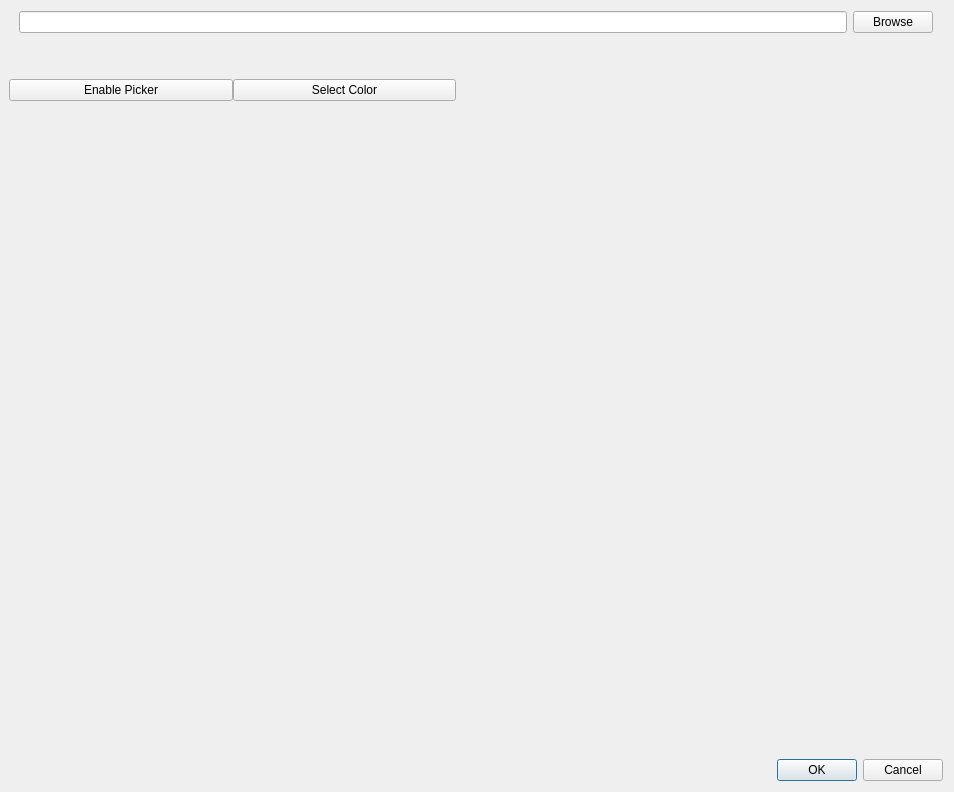
<?xml version="1.0" encoding="UTF-8"?>
<ui version="4.0">
 <class>NewProjectDialog</class>
 <widget class="QDialog" name="NewProjectDialog">
  <property name="windowModality">
   <enum>Qt::WindowModal</enum>
  </property>
  <property name="geometry">
   <rect>
    <x>0</x>
    <y>0</y>
    <width>954</width>
    <height>792</height>
   </rect>
  </property>
  <property name="sizePolicy">
   <sizepolicy hsizetype="Preferred" vsizetype="Preferred">
    <horstretch>0</horstretch>
    <verstretch>0</verstretch>
   </sizepolicy>
  </property>
  <property name="contextMenuPolicy">
   <enum>Qt::NoContextMenu</enum>
  </property>
  <property name="windowTitle">
   <string>New Project</string>
  </property>
  <property name="locale">
   <locale language="English" country="UnitedStates"/>
  </property>
  <property name="sizeGripEnabled">
   <bool>false</bool>
  </property>
  <property name="modal">
   <bool>true</bool>
  </property>
  <layout class="QVBoxLayout" name="verticalLayout" stretch="0,1,0">
   <property name="sizeConstraint">
    <enum>QLayout::SetDefaultConstraint</enum>
   </property>
   <property name="leftMargin">
    <number>9</number>
   </property>
   <item>
    <layout class="QHBoxLayout" name="horizontalLayout" stretch="0,0,0,0">
     <property name="sizeConstraint">
      <enum>QLayout::SetFixedSize</enum>
     </property>
     <property name="bottomMargin">
      <number>0</number>
     </property>
     <item>
      <spacer name="horizontalSpacer">
       <property name="orientation">
        <enum>Qt::Horizontal</enum>
       </property>
       <property name="sizeType">
        <enum>QSizePolicy::Fixed</enum>
       </property>
       <property name="sizeHint" stdset="0">
        <size>
         <width>10</width>
         <height>1</height>
        </size>
       </property>
      </spacer>
     </item>
     <item>
      <widget class="QLineEdit" name="filePath">
       <property name="readOnly">
        <bool>true</bool>
       </property>
      </widget>
     </item>
     <item>
      <widget class="QPushButton" name="browseButton">
       <property name="text">
        <string>Browse</string>
       </property>
      </widget>
     </item>
     <item>
      <spacer name="horizontalSpacer_2">
       <property name="orientation">
        <enum>Qt::Horizontal</enum>
       </property>
       <property name="sizeType">
        <enum>QSizePolicy::Fixed</enum>
       </property>
       <property name="sizeHint" stdset="0">
        <size>
         <width>10</width>
         <height>10</height>
        </size>
       </property>
      </spacer>
     </item>
    </layout>
   </item>
   <item>
    <layout class="QHBoxLayout" name="horizontalLayout_4">
     <property name="spacing">
      <number>0</number>
     </property>
     <item>
      <layout class="QGridLayout" name="gridLayout">
       <property name="sizeConstraint">
        <enum>QLayout::SetDefaultConstraint</enum>
       </property>
       <item row="0" column="1">
        <widget class="QWidget" name="Color" native="true">
         <property name="maximumSize">
          <size>
           <width>16777215</width>
           <height>20</height>
          </size>
         </property>
         <property name="baseSize">
          <size>
           <width>10</width>
           <height>10</height>
          </size>
         </property>
        </widget>
       </item>
       <item row="2" column="1">
        <layout class="QHBoxLayout" name="horizontalLayout_2">
         <item alignment="Qt::AlignTop">
          <widget class="QPushButton" name="TogglePickerButton">
           <property name="text">
            <string>Enable Picker</string>
           </property>
           <property name="checkable">
            <bool>true</bool>
           </property>
           <property name="checked">
            <bool>false</bool>
           </property>
           <property name="autoDefault">
            <bool>false</bool>
           </property>
          </widget>
         </item>
         <item alignment="Qt::AlignTop">
          <widget class="QPushButton" name="SelectColorButton">
           <property name="text">
            <string>Select Color</string>
           </property>
           <property name="checkable">
            <bool>false</bool>
           </property>
           <property name="autoDefault">
            <bool>false</bool>
           </property>
          </widget>
         </item>
        </layout>
       </item>
       <item row="0" column="2">
        <spacer name="horizontalSpacer_3">
         <property name="orientation">
          <enum>Qt::Horizontal</enum>
         </property>
         <property name="sizeType">
          <enum>QSizePolicy::Maximum</enum>
         </property>
         <property name="sizeHint" stdset="0">
          <size>
           <width>20</width>
           <height>20</height>
          </size>
         </property>
        </spacer>
       </item>
       <item row="1" column="1">
        <spacer name="verticalSpacer">
         <property name="orientation">
          <enum>Qt::Vertical</enum>
         </property>
         <property name="sizeType">
          <enum>QSizePolicy::Maximum</enum>
         </property>
         <property name="sizeHint" stdset="0">
          <size>
           <width>20</width>
           <height>20</height>
          </size>
         </property>
        </spacer>
       </item>
      </layout>
     </item>
     <item>
      <widget class="QtUI::SpriteViewer" name="SpriteViewer" native="true"/>
     </item>
    </layout>
   </item>
   <item>
    <widget class="QDialogButtonBox" name="buttonBox">
     <property name="enabled">
      <bool>true</bool>
     </property>
     <property name="sizePolicy">
      <sizepolicy hsizetype="Expanding" vsizetype="Fixed">
       <horstretch>0</horstretch>
       <verstretch>0</verstretch>
      </sizepolicy>
     </property>
     <property name="minimumSize">
      <size>
       <width>0</width>
       <height>0</height>
      </size>
     </property>
     <property name="orientation">
      <enum>Qt::Horizontal</enum>
     </property>
     <property name="standardButtons">
      <set>QDialogButtonBox::Cancel|QDialogButtonBox::Ok</set>
     </property>
    </widget>
   </item>
  </layout>
 </widget>
 <customwidgets>
  <customwidget>
   <class>QtUI::SpriteViewer</class>
   <extends>QWidget</extends>
   <header>QtUI/Widgets/SpriteViewer/spriteviewer.h</header>
   <container>1</container>
  </customwidget>
 </customwidgets>
 <resources/>
 <connections>
  <connection>
   <sender>buttonBox</sender>
   <signal>accepted()</signal>
   <receiver>NewProjectDialog</receiver>
   <slot>accept()</slot>
   <hints>
    <hint type="sourcelabel">
     <x>257</x>
     <y>782</y>
    </hint>
    <hint type="destinationlabel">
     <x>157</x>
     <y>274</y>
    </hint>
   </hints>
  </connection>
  <connection>
   <sender>buttonBox</sender>
   <signal>rejected()</signal>
   <receiver>NewProjectDialog</receiver>
   <slot>reject()</slot>
   <hints>
    <hint type="sourcelabel">
     <x>325</x>
     <y>782</y>
    </hint>
    <hint type="destinationlabel">
     <x>286</x>
     <y>274</y>
    </hint>
   </hints>
  </connection>
  <connection>
   <sender>browseButton</sender>
   <signal>clicked()</signal>
   <receiver>NewProjectDialog</receiver>
   <slot>OnBrowse()</slot>
   <hints>
    <hint type="sourcelabel">
     <x>927</x>
     <y>32</y>
    </hint>
    <hint type="destinationlabel">
     <x>427</x>
     <y>102</y>
    </hint>
   </hints>
  </connection>
  <connection>
   <sender>SelectColorButton</sender>
   <signal>clicked()</signal>
   <receiver>NewProjectDialog</receiver>
   <slot>OnSelectColor()</slot>
   <hints>
    <hint type="sourcelabel">
     <x>341</x>
     <y>106</y>
    </hint>
    <hint type="destinationlabel">
     <x>476</x>
     <y>395</y>
    </hint>
   </hints>
  </connection>
 </connections>
 <slots>
  <slot>OnBrowse()</slot>
  <slot>OnSelectColor()</slot>
 </slots>
</ui>
